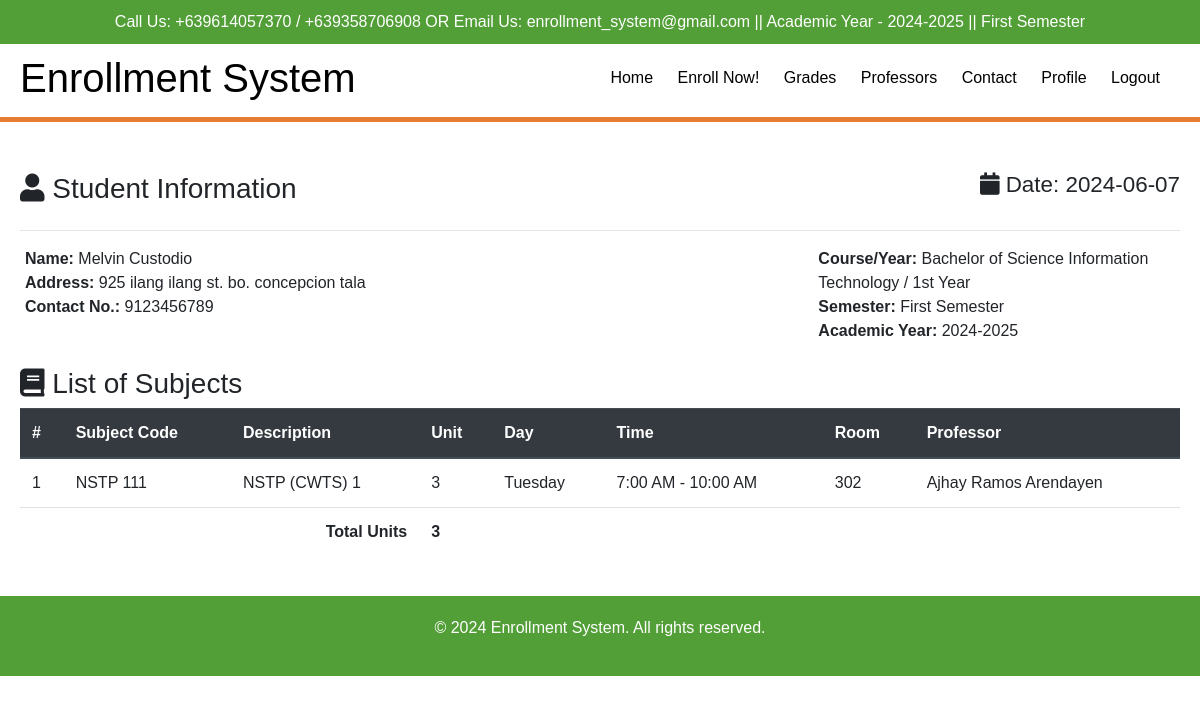
The app's page /student/enrollnow.php (signed in) with its own data.
### tables this page shows
CREATE TABLE `students` (
  `id` int(11) NOT NULL,
  `student_id` int(11) NOT NULL,
  `program_id` int(11) NOT NULL,
  `year_id` int(11) NOT NULL,
  `firstname` varchar(255) NOT NULL,
  `middlename` varchar(255) NOT NULL,
  `lastname` varchar(255) NOT NULL,
  `birthdate` date NOT NULL,
  `gender` varchar(255) NOT NULL,
  `address` text NOT NULL,
  `birthplace` varchar(255) NOT NULL,
  `contact` bigint(20) NOT NULL,
  `documents` text NOT NULL,
  `status` varchar(255) NOT NULL,
  `registration_date` varchar(255) NOT NULL
);

CREATE TABLE `courses` (
  `id` int(11) NOT NULL,
  `program` varchar(255) NOT NULL
);

CREATE TABLE `year_level` (
  `id` int(11) NOT NULL,
  `year_level` varchar(255) NOT NULL
);

CREATE TABLE `subjects_by_course` (
  `year_lvl` int(11) NOT NULL,
  `id` int(11) NOT NULL,
  `program` varchar(255) NOT NULL,
  `subject_code` varchar(255) NOT NULL,
  `description` varchar(255) NOT NULL,
  `unit` int(11) NOT NULL,
  `day` varchar(255) NOT NULL,
  `time` varchar(255) NOT NULL,
  `section` varchar(255) NOT NULL,
  `room` varchar(255) NOT NULL,
  `professor` varchar(255) NOT NULL
);

CREATE TABLE `professor` (
  `id` int(11) NOT NULL,
  `name` varchar(255) NOT NULL,
  `major` varchar(255) NOT NULL,
  `contact` bigint(255) NOT NULL,
  `add_date` text NOT NULL
);

### student/enrollnow.php (the view, shortened to what this page needs)
<?php include "include/header.php" ?>
    <br>
    <div class="content-wrapper container mt-3">
<section class="invoice">
    <div class="row">
        <div class="col-12">
            <h3 class="page-header">
                <i class="fa fa-user"></i> Student Information
                <small class="float-right small-date"><i class="fa fa-calendar"></i> Date: <?php echo date('Y-m-d'); ?></small>
            </h3>
        </div>
    </div>
    <hr>
    <div class="row invoice-info">
        <?php
        $sql = "CALL GetStudentDetails($student_id);";
        $result = $conn->query($sql);
        $row = $result->fetch_assoc();
        $program = $row['program_id'];
        $year_level = $row['year_id'];
        ?>
        <div class="col-sm-8 invoice-col">
            <b>Name:</b> <?php echo $row['firstname']; ?> <?php echo $row['lastname']; ?><br>
            <b>Address:</b> <?php echo $row['address']; ?><br>
            <b>Contact No.:</b> <?php echo $row['contact']; ?><br>
        </div>
        <div class="col-sm-4 invoice-col">
            <b>Course/Year:</b> <?php echo $row['program']; ?> / <?php echo $row['year_level']; ?><br>
            <b>Semester:</b> First Semester<br>
            <b>Academic Year:</b> 2024-2025
        </div>
        <?php
        $conn->next_result();
        ?>
    </div>
    <br>
    <div class="row">
        <div class="col-12">
            <h3 class="page-header">
                <i class="fa fa-book"></i> List of Subjects
            </h3>
        </div>
    </div>
    <?php
$sql = "
    SELECT
        ss.student_id,
        s.firstname,
        s.lastname,
        st.section,
        yl.year_level,
        c.program,
        sbc.subject_code,
        sbc.description,
        sbc.unit,
        sbc.day,
        sbc.time,
        sbc.room,
        p.name,
        s.status
    FROM
        subjects_by_course sbc
    JOIN
        section_tbl st ON sbc.section = st.id
    JOIN
        courses c ON sbc.program = c.id
    JOIN
        year_level yl ON sbc.year_lvl = yl.id
    JOIN
        section_student ss ON st.id = ss.section
    JOIN
        students s ON ss.student_id = s.student_id
    JOIN
        professor p ON sbc.professor = p.id
    WHERE
        s.student_id = ? AND sbc.program = ? AND sbc.year_lvl = ?
";
$stmt = $conn->prepare($sql);
$stmt->bind_param("iii", $student_id, $program, $year_level);
$stmt->execute();
$results = $stmt->get_result();
  if ($results->num_rows > 0) {
      $res = $results->fetch_assoc();
      if ($res['status'] == 'Confirmed') {
          echo '<div class="row">
                  <div class="col-12 table-responsive">
                      <table class="table">
                          <thead class="thead-dark">
                              <tr>
                                  <th>#</th>
                                  <th>Subject Code</th>
                                  <th>Description</th>
                                  <th>Unit</th>
                                  <th>Day</th>
                                  <th>Time</th>
                                  <th>Room</th>
                                  <th>Professor</th>
                              </tr>
                          </thead>
                          <tbody>';
          $total_units = 0;
          $row_number = 1;
          do {
              echo '<tr>
                      <td>' . $row_number++ . '</td>
                      <td>' . htmlspecialchars($res['subject_code']) . '</td>
                      <td>' . htmlspecialchars($res['description']) . '</td>
                      <td>' . htmlspecialchars($res['unit']) . '</td>
                      <td>' . htmlspecialchars($res['day']) . '</td>
                      <td>' . htmlspecialchars($res['time']) . '</td>
                      <td>' . htmlspecialchars($res['room']) . '</td>
                      <td>' . htmlspecialchars($res['name']) . '</td>
                    </tr>';
              $total_units += $res['unit'];
          } while ($res = $results->fetch_assoc());
          echo '<tr>
                  <td colspan="3" align="right"><b>Total Units</b></td>
                  <td><b>' . $total_units . '</b></td>
                  <td colspan="4"></td>
                </tr>
                </tbody>
                </table>
                </div>
                </div>';
      } else {
          echo "The schedule is confirmed.";
      }
  }
  ?>
</section>
    </div>
    <br>
    <footer>
        <div class="container">
            <p>&copy; 2024 Enrollment System. All rights reserved.</p>
        </div>
    </footer>
</body>
</html>

### student/include/header.php (style rules this page uses)
body { font-family: Arial, sans-serif; margin: 0; padding: 0; }
.container { max-width: 1200px; margin: 0 auto; padding: 0 20px; }
footer { background-color: #529f37; color: #fff; padding: 20px 0; text-align: center; }
.content-wrapper { margin-top: 50px; }
.invoice .invoice-info b { font-weight: normal; }
.invoice .invoice-col { padding-left: 20px; padding-right: 20px; }
.invoice .invoice-col b { font-weight: bold; }

### records on screen
students: firstname "Melvin", lastname "Custodio", address "925 ilang ilang st. bo. concepcion tala", contact "9123456789", courses.program "Bachelor of Science Information Technology", year_level.year_level "1st Year"
subjects_by_course: subject_code "NSTP 111", description "NSTP (CWTS) 1", unit "3", day "Tuesday", time "7:00 AM - 10:00 AM", room "302", professor.name "Ajhay Ramos Arendayen"

### other values on screen
$total_units "3"
